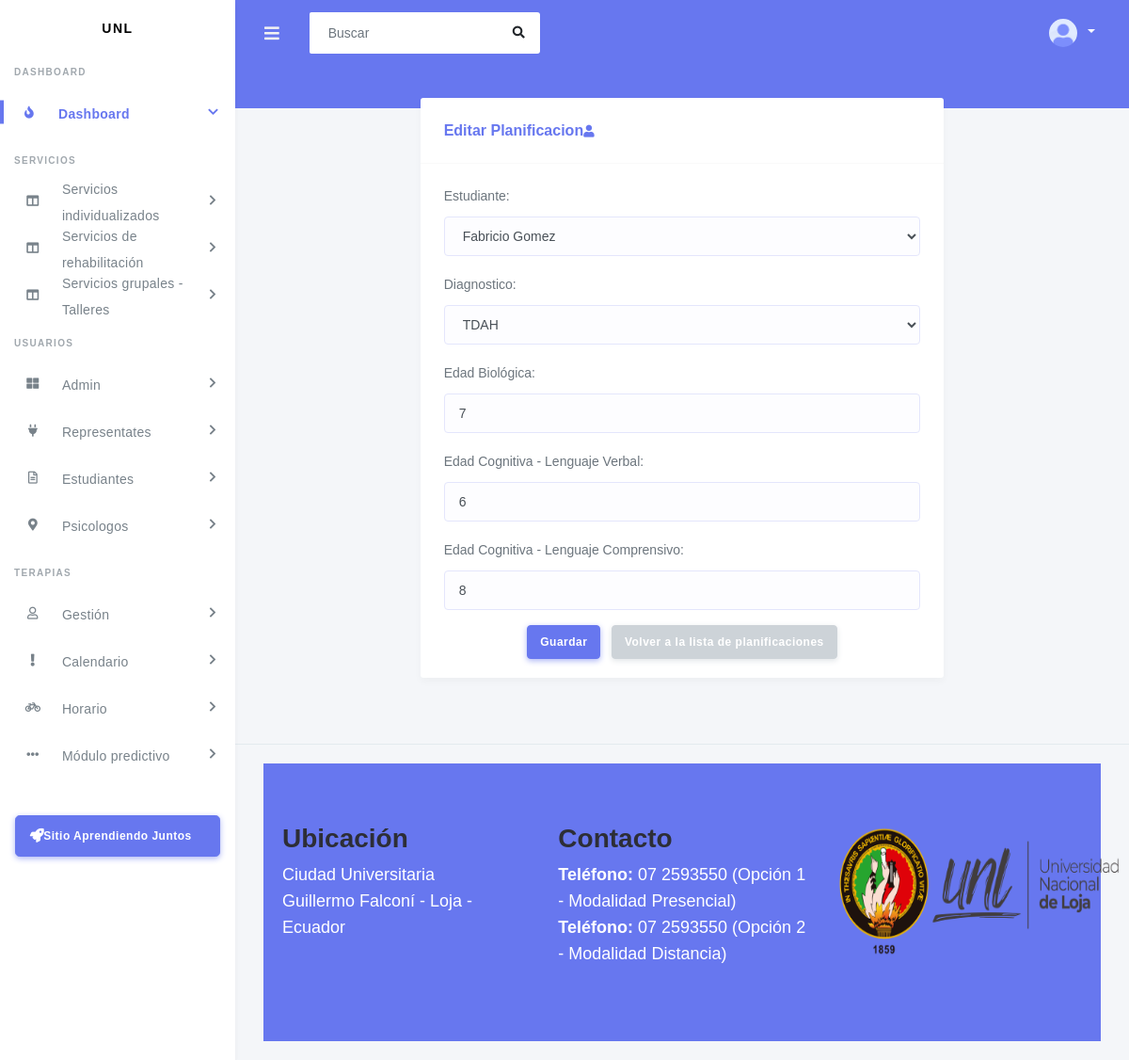
The app's page /editarPlanificacion/9/ with its own data.
### app/planificaciones/models.py (models this page shows, shortened)
class Planificacion(models.Model):
    estudiante = models.ForeignKey(Estudiante, on_delete=models.CASCADE)
    diagnostico = models.ForeignKey(Diagnostico, on_delete=models.CASCADE)
    edad_biologica = models.IntegerField()
    edad_cognitiva_lenguaje_verbal = models.IntegerField()
    edad_cognitiva_lenguaje_comprensivo = models.IntegerField()

### app/planificaciones/views.py (the view)
# urls.py: path('editarPlanificacion/<int:pk>/', PlanificacionUpdateView.as_view(), name='editar_planificacion'),
class PlanificacionUpdateView(UpdateView):
    model = Planificacion
    form_class = PlanificacionForm
    template_name = 'planificaciones/editarPlanificacion.html'
    success_url = reverse_lazy('index')

### app/planificaciones/forms.py (shortened to what this page needs)
class PlanificacionForm(forms.ModelForm):
    class Meta:
        model = Planificacion
        fields = ['estudiante', 'diagnostico', 'edad_biologica', 'edad_cognitiva_lenguaje_verbal', 'edad_cognitiva_lenguaje_comprensivo']
        labels = {
            'edad_biologica': 'Edad Biológica',
            'edad_cognitiva_lenguaje_verbal': 'Edad Cognitiva - Lenguaje Verbal',
            'edad_cognitiva_lenguaje_comprensivo': 'Edad Cognitiva - Lenguaje Comprensivo',
        }
        widgets = {
            'estudiante':forms.Select(attrs={'class': 'form-control'}),
            'diagnostico':forms.Select(attrs={'class': 'form-control'}),
            'edad_biologica': forms.NumberInput(attrs={'class': 'form-control'}),
            'edad_cognitiva_lenguaje_verbal': forms.NumberInput(attrs={'class': 'form-control'}),
            'edad_cognitiva_lenguaje_comprensivo': forms.NumberInput(attrs={'class': 'form-control'}),
        }
    def __init__(self, *args, **kwargs):
        super(PlanificacionForm, self).__init__(*args, **kwargs)
        self.fields['diagnostico'].queryset = Diagnostico.objects.all()

### app/terapiass/models.py (called while the page is built)
    def __str__(self):
        return self.nombre_diagnostico

### app/usuarios/usuario/models.py (called while the page is built)
    def nombre_completo(self):
        return '{} {}'.format(self.nombre, self.apellido)

    def __str__(self):
        return self.nombre_completo()

### templates/planificaciones/editarPlanificacion.html (shortened to what this page needs)
{% extends 'layout.html' %}
{% load static %}
{% block content %}
  <div class="container">
    <div class="row justify-content-center mt-4">
      <div class="col-md-8">
        <div class="card">
          <div class="card-header">
            <h4>Editar Planificacion<i class="fas fa-user"></i></h4>
          </div>
          <div class="card-body">
            <form method="post">
              {{ form.as_p }}
              <div class="text-center mt-3">
                <button type="submit" class="btn btn-primary">Guardar</button>
                <a href="{% url 'listar_planificacion' %}" class="btn btn-secondary ml-2">Volver a la lista de planificaciones</a>
              </div>
            </form>
          </div>
        </div>
      </div>
    </div>
  </div>
{% endblock content %}

### templates/footer.html (style rules this page uses)
body { font-family: Arial, sans-serif; }
.container { max-width: 1200px; margin: auto; padding: 0 20px; }
.row { display: flex; flex-wrap: wrap; }

### records on screen
Planificacion: estudiante "Fabricio Gomez", diagnostico "TDAH", edad_biologica "7", edad_cognitiva_lenguaje_verbal "6", edad_cognitiva_lenguaje_comprensivo "8"
